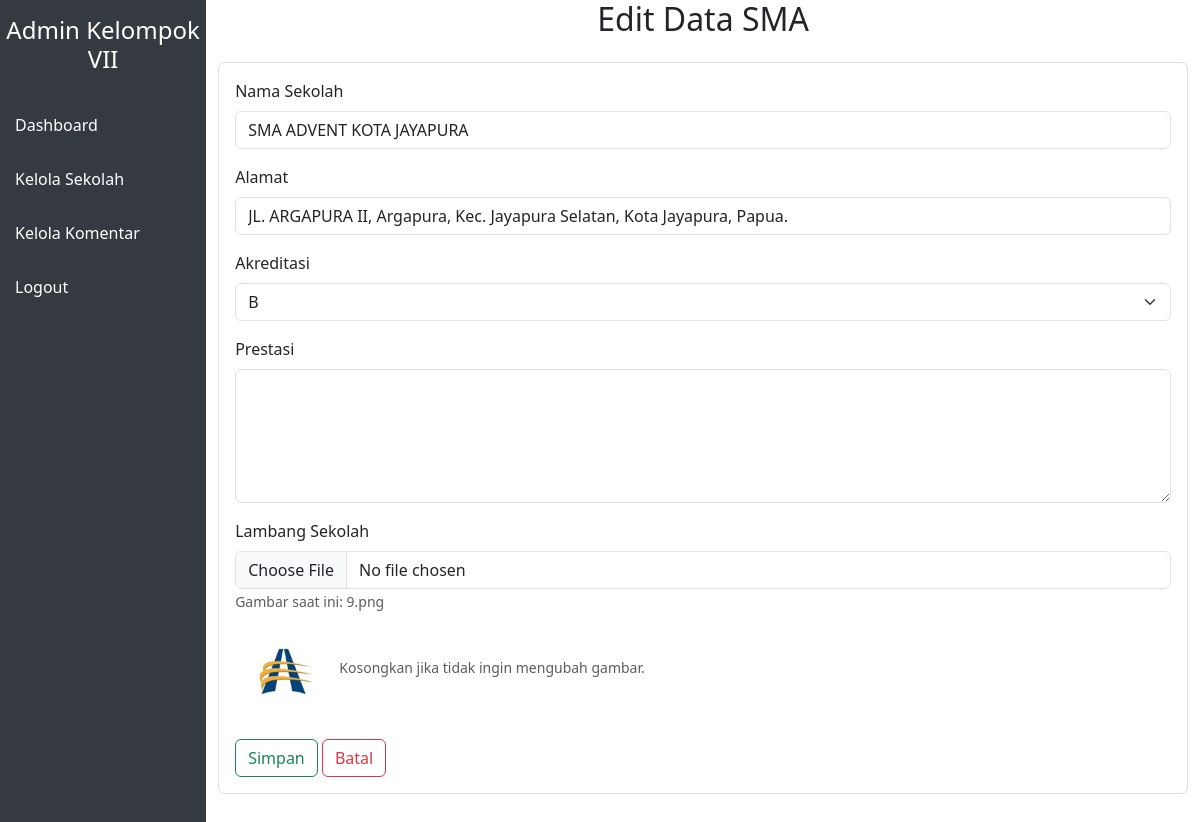
/admin/edit-sekolah.php?sekolah_id=17, run on the app's committed database.
### tables this page shows
CREATE TABLE `sekolah` (
  `sekolah_id` int(11) NOT NULL,
  `nama_sekolah` varchar(100) NOT NULL,
  `alamat` text NOT NULL,
  `akreditasi` enum('A','B','C','D') NOT NULL,
  `prestasi` text DEFAULT NULL,
  `lambang_sekolah` varchar(255) DEFAULT NULL
);

### admin/edit-sekolah.php (the view, shortened to what this page needs)
<?php
include '../config/conn.php';
if (isset($_GET['sekolah_id'])) {
    $id = $_GET['sekolah_id'];
    $query = "SELECT * FROM sekolah WHERE sekolah_id = '$id'";
    $result = mysqli_query($conn, $query);
    if (mysqli_num_rows($result) > 0) {
        $data = mysqli_fetch_assoc($result);
    } else {
        echo "Data tidak ditemukan!";
        exit();
    }
} else {
    echo "ID tidak valid!";
    exit();
}
?>
<!DOCTYPE html>
<html lang="en">
<head>
    <link href="https://cdn.jsdelivr.net/npm/bootstrap@5.3.0/dist/css/bootstrap.min.css" rel="stylesheet">
    <link href="https://unpkg.com/aos@2.3.1/dist/aos.css" rel="stylesheet">
    <link rel="stylesheet" href="https://cdnjs.cloudflare.com/ajax/libs/font-awesome/6.5.0/css/all.min.css">
    <link rel="stylesheet" href="admin.css">
</head>
<body>
<div class="sidebar">
    <h4 class="text-white text-center py-3">Admin Kelompok VII</h4>
    <a href="dashboard.php">Dashboard</a>
    <a href="sekolah.php">Kelola Sekolah</a>
    <a href="komentar.php">Kelola Komentar</a>
    <a href="logout.php">Logout</a>
</div>
<div class="container">
    <h2 class="mb-4 text-center">Edit Data SMA</h2>
    <form method="POST" action="" enctype="multipart/form-data" class="mb-5 border p-3 bg-white rounded">
        <div class="mb-3">
            <label for="nama_sekolah" class="form-label">Nama Sekolah</label>
            <input type="text" class="form-control" id="nama_sekolah" name="nama_sekolah" value="<?php echo htmlspecialchars($data['nama_sekolah']); ?>" required>
        </div>
        <div class="mb-3">
            <label for="alamat" class="form-label">Alamat</label>
            <input type="text" class="form-control" id="alamat" name="alamat" value="<?php echo htmlspecialchars($data['alamat']); ?>" required>
        </div>
        <div class="mb-3">
            <label for="akreditasi" class="form-label">Akreditasi</label>
            <select class="form-select" id="akreditasi" name="akreditasi" required>
                <option value="B" <?php echo ($data['akreditasi'] == 'B') ? 'selected' : ''; ?>>B</option>
            </select>
        </div>
        <div class="mb-3">
            <label for="prestasi" class="form-label">Prestasi</label>
            <textarea class="form-control" id="prestasi" name="prestasi" rows="5"><?php echo htmlspecialchars($data['prestasi']); ?></textarea>
        </div>
        <div class="mb-3">
            <label for="lambang_sekolah" class="form-label">Lambang Sekolah</label>
            <input type="file" class="form-control" id="lambang_sekolah" name="lambang_sekolah" accept="image/*">
            <?php if (!empty($data['lambang_sekolah'])): ?>
                <small class="form-text text-muted">Gambar saat ini: <?php echo htmlspecialchars($data['lambang_sekolah']); ?></small>
                <br>
                <img src="../uploads/<?php echo htmlspecialchars($data['lambang_sekolah']); ?>" alt="Lambang Sekolah" style="max-width: 100px; margin-top: 10px;">
            <?php endif; ?>
            <small class="form-text text-muted">Kosongkan jika tidak ingin mengubah gambar.</small>
        </div>
        <button type="submit" name="update" class="btn btn-outline-success">Simpan</button>
        <a href="sekolah.php" class="btn btn-outline-danger">Batal</a>
    </form>
</div>
</body>
</html>

### admin/admin.css (style rules this page uses)
body { min-height: 100vh; display: flex; }
.sidebar { width: 250px; background-color: #343a40; min-height: 100vh; }
.sidebar a { color: white; padding: 15px; display: block; text-decoration: none; }

### data on the page
sekolah: nama_sekolah "SMA ADVENT KOTA JAYAPURA", alamat "JL. ARGAPURA II, Argapura, Kec. Jayapura Selatan, Kota Jayapura, Papua.", akreditasi "B", lambang_sekolah "9.png", lambang_sekolah (picture)
